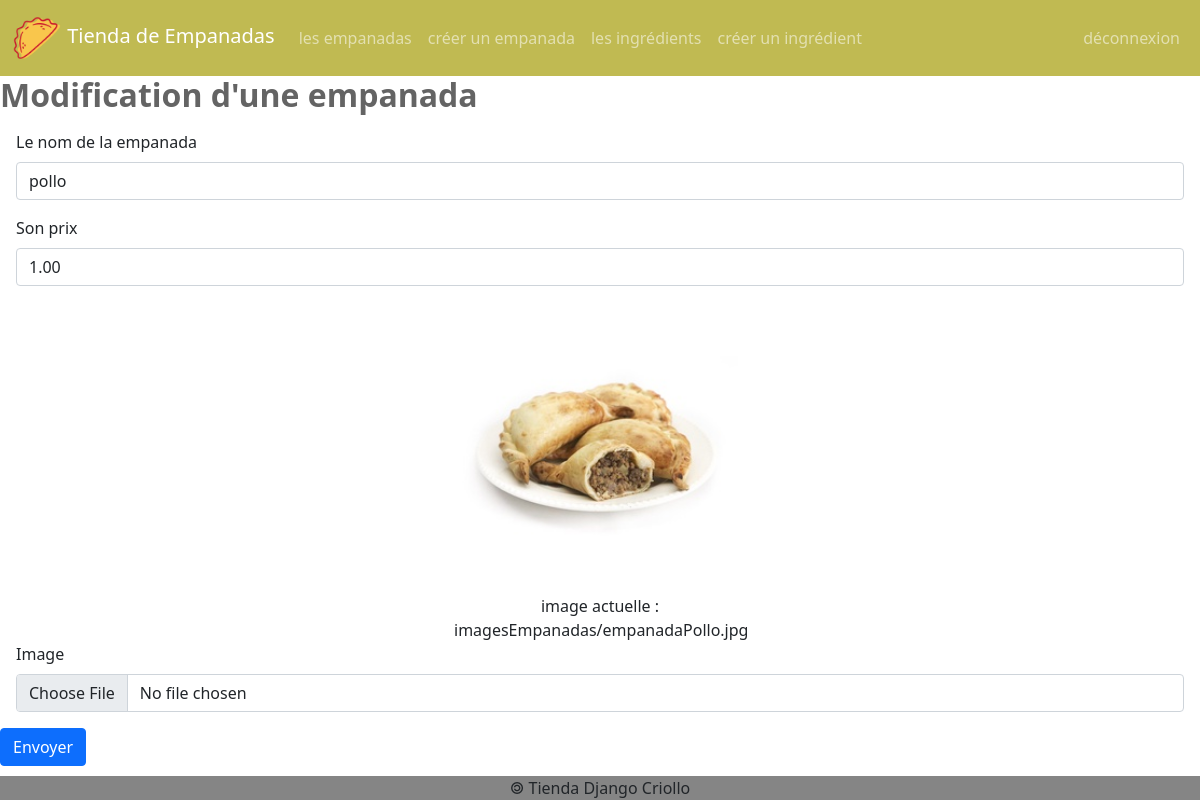
The page /empanada/2/update/ (signed in) on the database its author committed.
### empanadas/models.py (models this page shows, shortened)
class Empanada(models.Model):
    idEmpanada = models.AutoField(primary_key=True)
    nomEmpanada = models.CharField(max_length=50)
    prix = models.DecimalField(max_digits=6, decimal_places=2)
    image = models.ImageField(default = 'imagesEmpanadas/default.png', upload_to = 'imagesEmpanadas/')

### empanadas/views.py (the view)
# urls.py: path('empanada/<int:empanada_id>/update/', views.afficherFormulaireModificationEmpanada),
def afficherFormulaireModificationEmpanada(request, empanada_id):
    user = None
    if request.user.is_staff:
        user = User.objects.get(id = request.user.id)
        emp = Empanada.objects.get(idEmpanada = empanada_id)
        return render(
            request,
        'empanadas/formulaireModificationEmpanada.html',
        { 'empanada' : emp, 'user':user }
        )
    elif request.user.is_authenticated:
        return redirect('/empandas')
    else: return redirect('/login')

### empanadas/templates/empanadas/formulaireModificationEmpanada.html (shortened to what this page needs)
{% extends 'empanadas/base.html' %}
{% block main %}
<h2>Modification d'une empanada</h2>
<form
    action="/empanada/{{empanada.idEmpanada}}/updated/"
    method="post"
    enctype="multipart/form-data"
>
    <div class="m-3">
        <label for="id_nomEmpanada" class="form-label">
            Le nom de la empanada
        </label>
        <input
            id="id_nomEmpanada"
            name="nomEmpanada"
            type="text"
            value="{{empanada.nomEmpanada}}"
            maxlength="50"
            required
            class="form-control"
        />
    </div>
    <div class="m-3">
        <label for="id_prix" class="form-label"> Son prix </label>
        <input
            id="id_prixEmpanada"
            name="prix"
            type="number"
            value="{{empanada.prix}}"
            min="0.00"
            max="1000000.00"
            step="0.01"
            maxlength="50"
            required
            class="form-control"
        />
    </div>
    <div class="m-3">
        <figure class="w-25 text-center m-auto">
            <img src="{{MEDIA_URL}}{{empanada.image}}" class="img-fluid" />
            <figcaption>image actuelle : {{empanada.image}}</figcaption>
        </figure>
        <label for="id_image" class="form-label"> Image </label>
        <input
            id="id_image"
            name="image"
            type="file"
            accept="image/*"
            class="form-control"
        />
    </div>
    <button type="submit" class="btn btn-primary">Envoyer</button>
</form>
{% endblock %}

### empanadas/static/empanadas/css/styles.css (style rules this page uses)
body { display: flex; min-height: 100vh; flex-direction: column; }
h2 { font-weight: bold; color: rgb(100, 100, 100); }
.img-fluid { margin: auto; display: flex; width: 25rem; padding: 0.5em; }

### rows shown on the page
Empanada: nomEmpanada "pollo", prix "1.00", image (picture), image "imagesEmpanadas/empanadaPollo.jpg"
